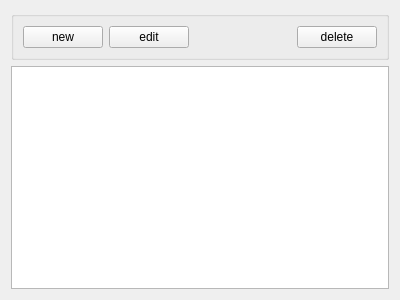
<?xml version="1.0" encoding="UTF-8"?>
<ui version="4.0">
 <class>Sekura::TableWidget</class>
 <widget class="QWidget" name="Sekura::TableWidget">
  <property name="geometry">
   <rect>
    <x>0</x>
    <y>0</y>
    <width>400</width>
    <height>300</height>
   </rect>
  </property>
  <property name="windowTitle">
   <string>Form</string>
  </property>
  <layout class="QVBoxLayout" name="verticalLayout">
   <item>
    <widget class="QGroupBox" name="groupBox">
     <property name="title">
      <string/>
     </property>
     <layout class="QHBoxLayout" name="horizontalLayout">
      <item>
       <widget class="QPushButton" name="pbAdd">
        <property name="text">
         <string>new</string>
        </property>
        <property name="icon">
         <iconset resource="../resources.qrc">
          <normaloff>:/images/007-plus.png</normaloff>:/images/007-plus.png</iconset>
        </property>
       </widget>
      </item>
      <item>
       <widget class="QPushButton" name="pbEdit">
        <property name="text">
         <string>edit</string>
        </property>
        <property name="icon">
         <iconset resource="../resources.qrc">
          <normaloff>:/images/033-pencil-1.png</normaloff>:/images/033-pencil-1.png</iconset>
        </property>
       </widget>
      </item>
      <item>
       <spacer name="horizontalSpacer">
        <property name="orientation">
         <enum>Qt::Horizontal</enum>
        </property>
        <property name="sizeHint" stdset="0">
         <size>
          <width>65</width>
          <height>20</height>
         </size>
        </property>
       </spacer>
      </item>
      <item>
       <widget class="QPushButton" name="pbDel">
        <property name="text">
         <string>delete</string>
        </property>
        <property name="icon">
         <iconset resource="../resources.qrc">
          <normaloff>:/images/005-remove.png</normaloff>:/images/005-remove.png</iconset>
        </property>
       </widget>
      </item>
     </layout>
    </widget>
   </item>
   <item>
    <widget class="QTableView" name="tableView"/>
   </item>
  </layout>
 </widget>
 <resources>
  <include location="../resources.qrc"/>
 </resources>
 <connections/>
</ui>
